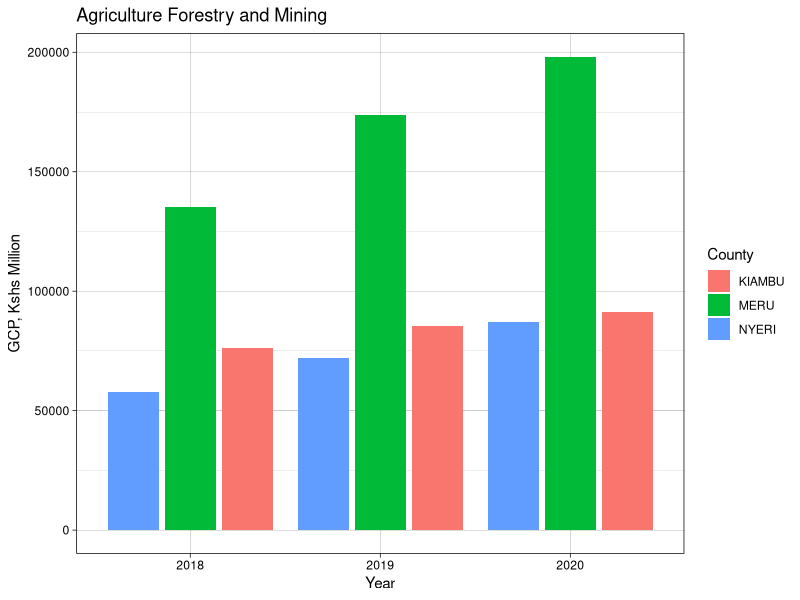
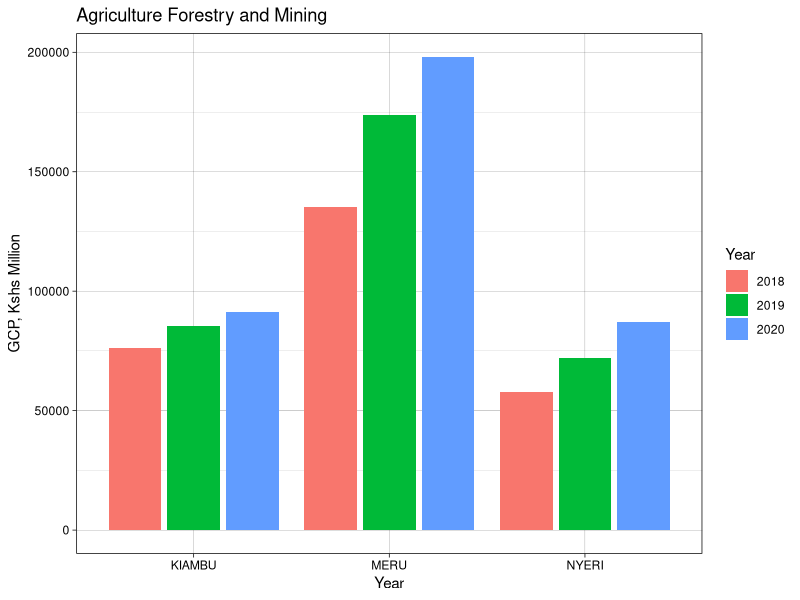

Generate these figures, in order, with R:
library(tidyverse)
library(ggplot2)

setwd("/home/ken/Desktop/knbs-gcp")
gcp_economic_2018 <- read.csv("datasets/gcp-economic-activity-2018.csv")
gcp_economic_2019 <- read.csv("datasets/gcp-economic-activity-2019.csv")
gcp_economic_2020 <- read.csv("datasets/gcp-economic-activity-2020.csv") 

View(gcp_economic_2018)
View(gcp_economic_2019)
View(gcp_economic_2020)

# fix column names by replacing dots with _
names(gcp_economic_2018) <- gsub("[.]+","_",names(gcp_economic_2018))
names(gcp_economic_2019) <- gsub("[.]+","_",names(gcp_economic_2019))
names(gcp_economic_2020) <- gsub("[.]+","_",names(gcp_economic_2020))

# add year column per df
gcp_economic_2018$Year <- as.factor(2018)
gcp_economic_2019$Year <- as.factor(2019)
gcp_economic_2020$Year <- as.factor(2020)

# rbind the datasets to create one df
gcp_economic_sectors <- rbind(gcp_economic_2018, gcp_economic_2019, gcp_economic_2020)
View(gcp_economic_sectors)
# save the df for shiny app use
write.csv(gcp_economic_sectors, "datasets/gcp_economic_sectors.csv",row.names = FALSE)
# start by drawing a grouped bar chart
gcp_economic_sectors %>% filter(County=="KIAMBU"|County=="NYERI"|County=="MERU") %>%
  ggplot() +
  geom_col(aes(x=Year, y=Agriculture_Forestry_and_Mining,fill=County), position=position_dodge2(reverse=TRUE)) +
  labs(title="Agriculture Forestry and Mining", y="GCP, Kshs Million", x="Year") +
  theme_linedraw()

gcp_economic_sectors %>% filter(County=="KIAMBU"|County=="NYERI"|County=="MERU") %>%
  ggplot() +
  geom_col(aes(x=County, y=Agriculture_Forestry_and_Mining,fill=Year), position=position_dodge2()) +
  labs(title="Agriculture Forestry and Mining", y="GCP, Kshs Million", x="Year") +
  theme_linedraw()